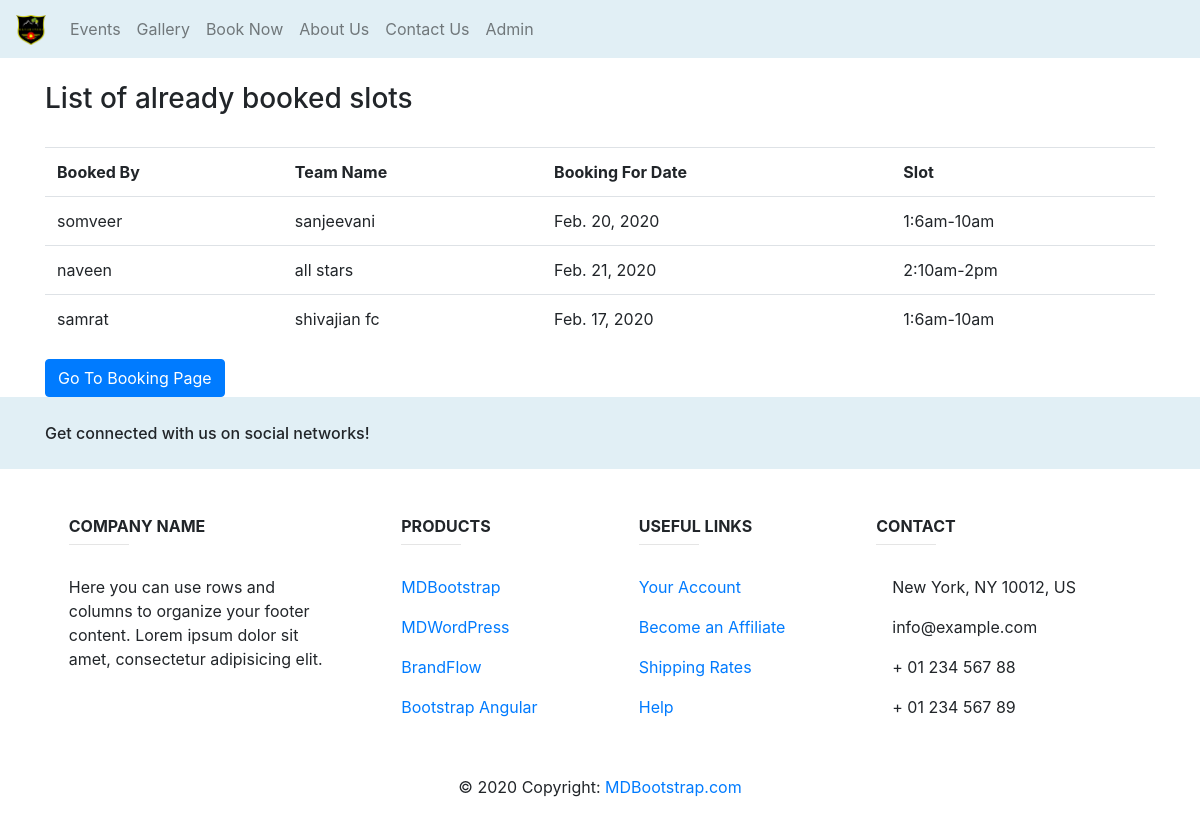
/bookings/booked/, run on the app's committed database.
### slot_book/models.py (models this page shows, shortened)
class BookingDetails(models.Model):
    name = models.CharField(max_length=50)
    email = models.EmailField()
    team_name = models.CharField(max_length=50)
    contact = models.CharField(max_length=10)
    slot_date = models.DateField('Slot Date(mm/dd/yyyy)', auto_now_add=False, auto_now=False)
    booked_at = models.DateTimeField(auto_now_add=True, auto_now=False)
    slot_choices = (
                    ('1:6am-10am', '6am-10am'),
                    ('2:10am-2pm', '10am-2pm'),
                    ('3:2pm-5pm', '2pm-5pm'),
                    )
    slot_num = models.CharField(max_length=30, choices=slot_choices)

### slot_book/views.py (the view)
class Booked(ListView):
    model = BookingDetails
    template_name = 'slot_book/booked_slots.html'
    def get(self, request):
        today = datetime.datetime.now()
        slots = BookingDetails.objects.filter(slot_date__gte=today)
        context = {'slots': slots}
        return render(request, self.template_name, context)

### slot_book/templates/slot_book/booked_slots.html
{% extends 'base.html' %}
{% block content %}
<div class="container"><br>
  <h3>List of already booked slots</h3> <br>
  <table class="table table-hover">
    <th>Booked By</th>
    <th>Team Name</th>
    <th>Booking For Date</th>
    <th>Slot</th>
  {% for slot in slots %}
  <tr>
    <td>{{slot.name}}</td>
    <td>{{slot.team_name}}</td>
    <td>{{slot.slot_date}}</td>
    <td>{{slot.slot_num}}</td>
  </tr>
  {% endfor %}
  </table>
  <a href="{% url 'booking:booking_info' %}" class="btn btn-primary">Go To Booking Page</a>
</div>
{% endblock %}

### data on the page
BookingDetails: name "somveer", team_name "sanjeevani", slot_date "Feb. 20, 2020", slot_num "1:6am-10am"
BookingDetails: name "naveen", team_name "all stars", slot_date "Feb. 21, 2020", slot_num "2:10am-2pm"
BookingDetails: name "samrat", team_name "shivajian fc", slot_date "Feb. 17, 2020", slot_num "1:6am-10am"
